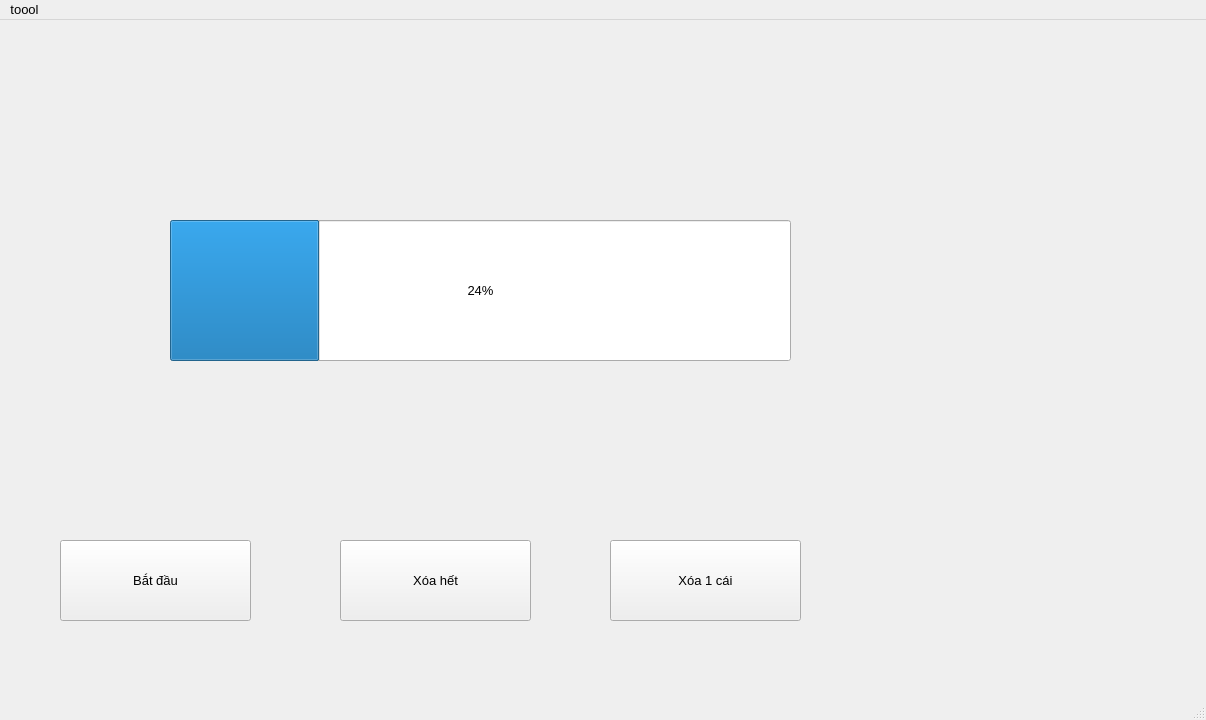
<?xml version="1.0" encoding="UTF-8"?>
<ui version="4.0">
 <class>MainWindow</class>
 <widget class="QMainWindow" name="MainWindow">
  <property name="geometry">
   <rect>
    <x>0</x>
    <y>0</y>
    <width>1206</width>
    <height>720</height>
   </rect>
  </property>
  <property name="font">
   <font>
    <pointsize>10</pointsize>
   </font>
  </property>
  <property name="windowTitle">
   <string>MainWindow</string>
  </property>
  <widget class="QWidget" name="centralwidget">
   <widget class="QPushButton" name="startButton">
    <property name="geometry">
     <rect>
      <x>60</x>
      <y>520</y>
      <width>191</width>
      <height>81</height>
     </rect>
    </property>
    <property name="text">
     <string>Bắt đầu</string>
    </property>
   </widget>
   <widget class="QPushButton" name="clearButton">
    <property name="geometry">
     <rect>
      <x>340</x>
      <y>520</y>
      <width>191</width>
      <height>81</height>
     </rect>
    </property>
    <property name="text">
     <string>Xóa hết</string>
    </property>
   </widget>
   <widget class="QPushButton" name="removeButton">
    <property name="geometry">
     <rect>
      <x>610</x>
      <y>520</y>
      <width>191</width>
      <height>81</height>
     </rect>
    </property>
    <property name="text">
     <string>Xóa 1 cái</string>
    </property>
   </widget>
   <widget class="QProgressBar" name="progressBar">
    <property name="geometry">
     <rect>
      <x>170</x>
      <y>200</y>
      <width>621</width>
      <height>141</height>
     </rect>
    </property>
    <property name="value">
     <number>24</number>
    </property>
   </widget>
  </widget>
  <widget class="QMenuBar" name="menubar">
   <property name="geometry">
    <rect>
     <x>0</x>
     <y>0</y>
     <width>1206</width>
     <height>21</height>
    </rect>
   </property>
   <widget class="QMenu" name="menutoool">
    <property name="title">
     <string>toool</string>
    </property>
    <addaction name="actionvcl"/>
    <addaction name="actionvcl2"/>
    <addaction name="actionvcl3"/>
   </widget>
   <addaction name="menutoool"/>
  </widget>
  <widget class="QStatusBar" name="statusbar"/>
  <action name="actionvcl">
   <property name="text">
    <string>vcl</string>
   </property>
  </action>
  <action name="actionvcl2">
   <property name="text">
    <string>vcl2</string>
   </property>
  </action>
  <action name="actionvcl3">
   <property name="text">
    <string>vcl3</string>
   </property>
  </action>
 </widget>
 <resources/>
 <connections/>
</ui>
